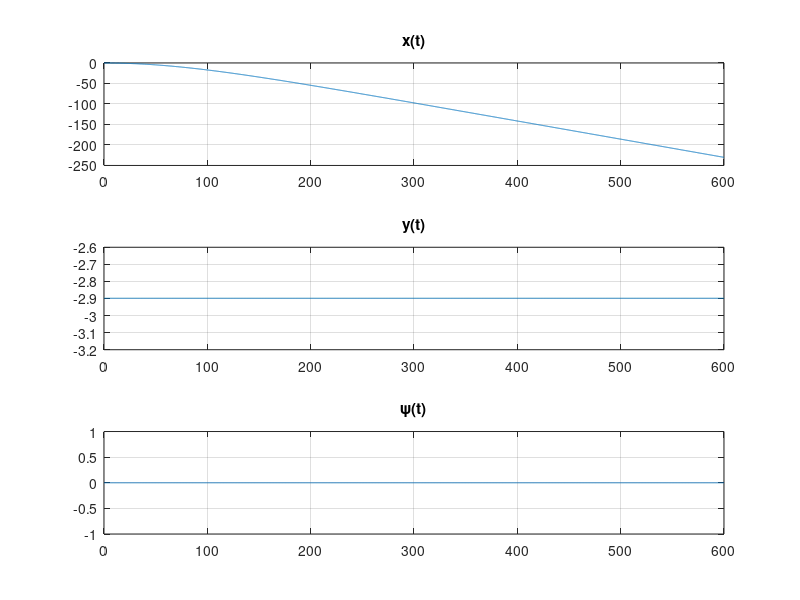
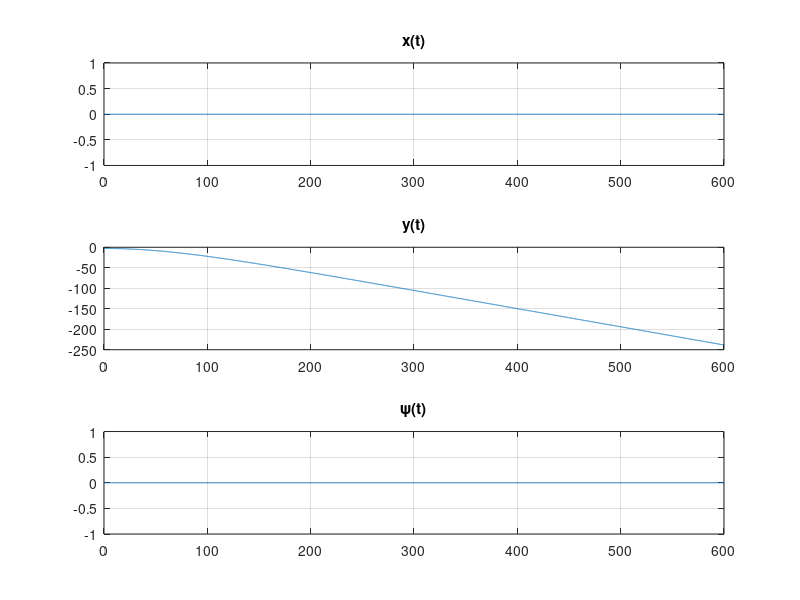
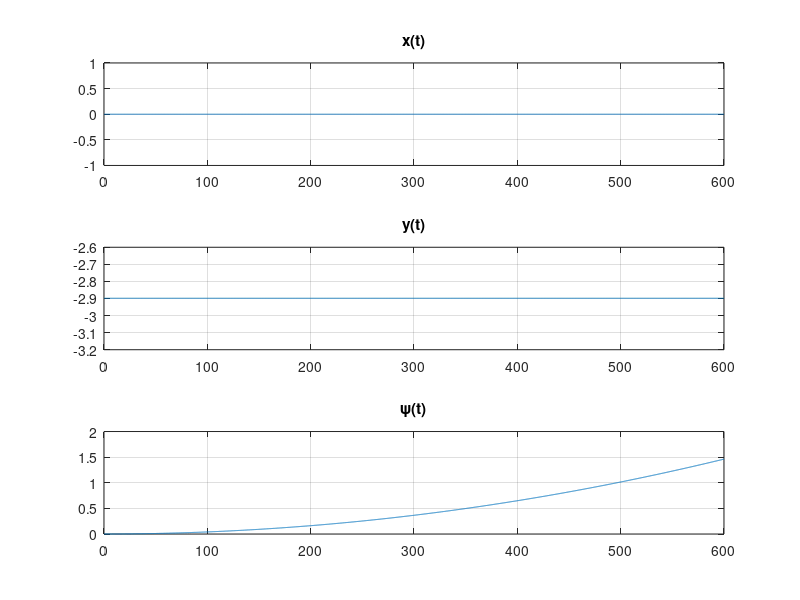

MATLAB code to generate these figures, in order:
###########################
# Akd/ko etos: 2019-2020
# MYY504 Ypo\ka Mathimatika

# TEAM NUMBER 59 (B'PROJECT)
# Evaggelos Tzortzis   3088
# Chouliaras Ioannis   2631
# Zoganas Dimitrios    2977
###########################


###########################
# Improved Euler's Method
###########################

## Initialization
h = 0.1;
t = 0:h:600;

AM = (2631+3088+2977)/3
Dx = 11835 + AM;
Dy = 11835 + AM;
Dz = 6000;
m = 425000;
mz = 357000000;
ma = 113000;
x(1) = 0;
z(1) = 0;

###############   [fx,fy,nz] = [-AM,0,0]   #############
nz = 0;
fy = 0;
fx = -AM;

x = zeros(size(t));
y = zeros(size(t));
z = zeros(size(t));

y(1) = -AM/1000;

n = numel(z);

u = zeros(size(t));
u(1) = 0;
w = zeros(size(t));
w(1) = 0;
v = zeros(size(t));
v(1) = 0;

## may the force, be with you:
for i = 1:(n-1)

  #every k1(z,x,y)
  k1z = u(i);
  k1x = w(i);
  k1y = v(i);

  #every k1 (u,w,v)
  k1u = (nz - (2 * Dz * abs(u(i)) * u(i))) / mz;
  k1w = (((fx - Dx * abs(w(i)) * w(i))/(m+3*ma)) + sin(z(i))*u(i)*w(i) - cos(z(i))*u(i)*v(i))/cos(z(i));
  k1v = (((fy - Dy * abs(v(i)) * v(i))/(m+2*ma)) + cos(z(i))*u(i)*w(i) + sin(z(i))*u(i)*v(i))/cos(z(i));

  #every k2(z,x,y)
  k2z = u(i) + (h * k1u);
  k2x = w(i) + (h * k1w);
  k2y = v(i) + (h * k1v);

  #every k2 (u,w,v)
  k2u = (nz - (2 * Dz * abs(k2z)*k2z))/mz;
  k2w = ((fx - Dx * abs(k2x)*k2x)/(m+3*ma) + sin(z(i)+h*k1z)*k2z*k2x - cos(z(i)+h*k1z)*(u(i)+h*k1u)*k2y)/cos(z(i)+h*k1z);
  k2v = ((fy - Dy * abs(k2y)*k2y)/(m+2*ma) + cos(z(i)+h*k1z)*k2z*k2x + sin(z(i)+h*k1z)*(u(i)+h*k1u)*k2y)/cos(z(i)+h*k1z);
  #Z
  u(i+1) = u(i) + (h/2) * (k1u + k2u);
  z(i+1) = z(i) + (h/2) * (k1z + k2z);

  #X
  w(i+1) = w(i) + (h/2) * (k1w + k2w);
  x(i+1) = x(i) + (h/2) * (k1x + k2x);

  #Y
  v(i+1) = v(i) + (h/2) * (k1v + k2v);
  y(i+1) = y(i) + (h/2) * (k1y + k2y);
endfor

figure(1);
subplot(3,1,1);
plot(t,x);
title("x(t)");
grid on;

subplot(3,1,2);
plot(t,y);
title("y(t)");
grid on;

subplot(3,1,3);
plot(t,z);
title("\\psi(t)");
grid on;

###############   [fx,fy,nz] = [0,-AM,0]   #############
nz = 0;
fy = -AM;
fx = 0;

x = zeros(size(t));
y = zeros(size(t));
z = zeros(size(t));

y(1) = -AM/1000;

n = numel(z);

u = zeros(size(t));
u(1) = 0;
w = zeros(size(t));
w(1) = 0;
v = zeros(size(t));
v(1) = 0;

## may the force, be with you:
for i = 1:(n-1)

  #every k1(z,x,y)
  k1z = u(i);
  k1x = w(i);
  k1y = v(i);

  #every k1 (u,w,v)
  k1u = (nz - (2 * Dz * abs(u(i)) * u(i))) / mz;
  k1w = (((fx - Dx * abs(w(i)) * w(i))/(m+3*ma)) + sin(z(i))*u(i)*w(i) - cos(z(i))*u(i)*v(i))/cos(z(i));
  k1v = (((fy - Dy * abs(v(i)) * v(i))/(m+2*ma)) + cos(z(i))*u(i)*w(i) + sin(z(i))*u(i)*v(i))/cos(z(i));

  #every k2(z,x,y)
  k2z = u(i) + (h * k1u);
  k2x = w(i) + (h * k1w);
  k2y = v(i) + (h * k1v);

  #every k2 (u,w,v)
  k2u = (nz - (2 * Dz * abs(k2z)*k2z))/mz;
  k2w = ((fx - Dx * abs(k2x)*k2x)/(m+3*ma) + sin(z(i)+h*k1z)*k2z*k2x - cos(z(i)+h*k1z)*(u(i)+h*k1u)*k2y)/cos(z(i)+h*k1z);
  k2v = ((fy - Dy * abs(k2y)*k2y)/(m+2*ma) + cos(z(i)+h*k1z)*k2z*k2x + sin(z(i)+h*k1z)*(u(i)+h*k1u)*k2y)/cos(z(i)+h*k1z);
  #Z
  u(i+1) = u(i) + (h/2) * (k1u + k2u);
  z(i+1) = z(i) + (h/2) * (k1z + k2z);

  #X
  w(i+1) = w(i) + (h/2) * (k1w + k2w);
  x(i+1) = x(i) + (h/2) * (k1x + k2x);

  #Y
  v(i+1) = v(i) + (h/2) * (k1v + k2v);
  y(i+1) = y(i) + (h/2) * (k1y + k2y);
endfor

figure(2);
subplot(3,1,1);
plot(t,x);
title("x(t)");
grid on;

subplot(3,1,2);
plot(t,y);
title("y(t)");
grid on;

subplot(3,1,3);
plot(t,z);
title("\\psi(t)");
grid on;

###############   [fx,fy,nz] = [0,0,AM]   #############
nz = AM;
fy = 0;
fx = 0;

x = zeros(size(t));
y = zeros(size(t));
z = zeros(size(t));

y(1) = -AM/1000;

n = numel(z);

u = zeros(size(t));
u(1) = 0;
w = zeros(size(t));
w(1) = 0;
v = zeros(size(t));
v(1) = 0;

## may the force, be with you:
for i = 1:(n-1)

  #every k1(z,x,y)
  k1z = u(i);
  k1x = w(i);
  k1y = v(i);

  #every k1 (u,w,v)
  k1u = (nz - (2 * Dz * abs(u(i)) * u(i))) / mz;
  k1w = (((fx - Dx * abs(w(i)) * w(i))/(m+3*ma)) + sin(z(i))*u(i)*w(i) - cos(z(i))*u(i)*v(i))/cos(z(i));
  k1v = (((fy - Dy * abs(v(i)) * v(i))/(m+2*ma)) + cos(z(i))*u(i)*w(i) + sin(z(i))*u(i)*v(i))/cos(z(i));

  #every k2(z,x,y)
  k2z = u(i) + (h * k1u);
  k2x = w(i) + (h * k1w);
  k2y = v(i) + (h * k1v);

  #every k2 (u,w,v)
  k2u = (nz - (2 * Dz * abs(k2z)*k2z))/mz;
  k2w = ((fx - Dx * abs(k2x)*k2x)/(m+3*ma) + sin(z(i)+h*k1z)*k2z*k2x - cos(z(i)+h*k1z)*(u(i)+h*k1u)*k2y)/cos(z(i)+h*k1z);
  k2v = ((fy - Dy * abs(k2y)*k2y)/(m+2*ma) + cos(z(i)+h*k1z)*k2z*k2x + sin(z(i)+h*k1z)*(u(i)+h*k1u)*k2y)/cos(z(i)+h*k1z);
  #Z
  u(i+1) = u(i) + (h/2) * (k1u + k2u);
  z(i+1) = z(i) + (h/2) * (k1z + k2z);

  #X
  w(i+1) = w(i) + (h/2) * (k1w + k2w);
  x(i+1) = x(i) + (h/2) * (k1x + k2x);

  #Y
  v(i+1) = v(i) + (h/2) * (k1v + k2v);
  y(i+1) = y(i) + (h/2) * (k1y + k2y);
endfor

figure(3);
subplot(3,1,1);
plot(t,x);
title("x(t)");
grid on;

subplot(3,1,2);
plot(t,y);
title("y(t)");
grid on;

subplot(3,1,3);
plot(t,z);
title("\\psi(t)");
grid on;
